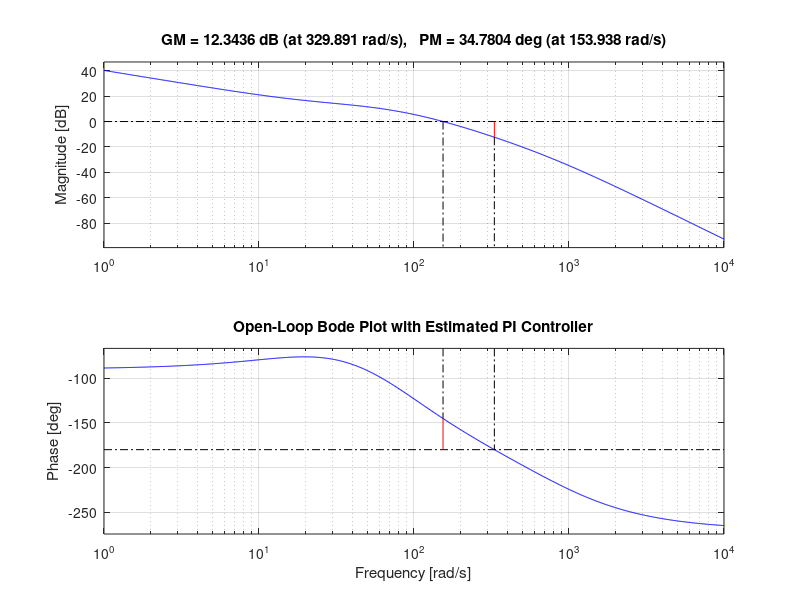
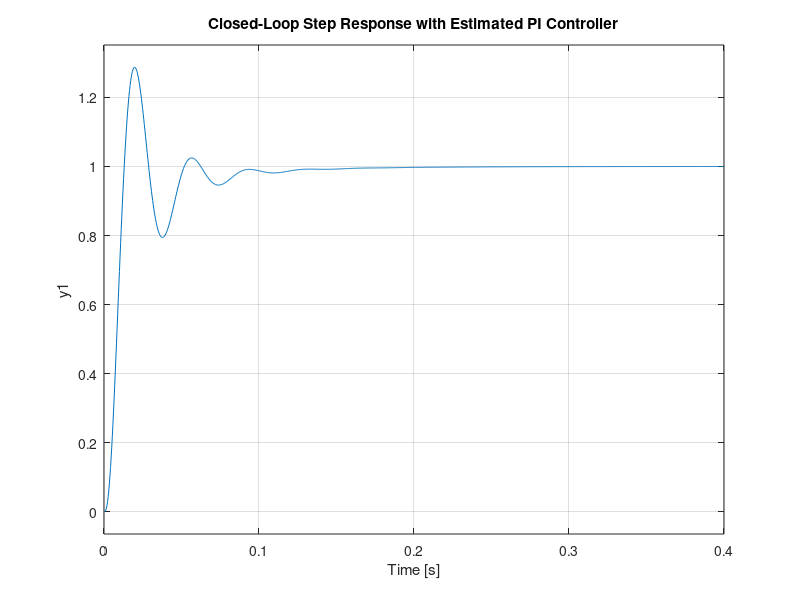

Write the MATLAB code that produced these figures, in order.
clear; close all;

s = tf('s');

%% Transfer functions

% motor
Gm = 0.257 / ((1.22e-6)*s^2 + (1.04e-3)*s + 0.07);

% fv converter
Rfv = 122e3;
Cfv = 0.1e-6;
Gfv = 1 / (1 + s*Rfv*Cfv);

% plant
P = Gm * Gfv;

%% choose PI zero and crossover target
fz = 3.29;
fc = 24.5;

wz = 2*pi*fz;
wc = 2*pi*fc;

%% Evaluate plant magnitude at crossover

magP = abs(squeeze(freqresp(P, wc)));

%% Estimate Kp and Ki

Gc_factor = sqrt(1 + (wz/wc)^2);

Kp = 1 / (magP * Gc_factor);
Ki = wz * Kp;

fprintf('Chosen PI zero: %.2f Hz\n', fz);
fprintf('Chosen crossover target: %.2f Hz\n', fc);
fprintf('Plant magnitude at crossover: %.6g\n', magP);
fprintf('Estimated Kp: %.6g\n', Kp);
fprintf('Estimated Ki: %.6g\n', Ki);
fprintf('Resulting PI zero: %.4f Hz\n', Ki/(2*pi*Kp));

%% Build controller and loop
Gc = Kp + Ki/s;
L = Gc * P;
T = feedback(L,1);

%% Plot open loop bode estimate
figure;
margin(L);
grid on;
title('Open-Loop Bode Plot with Estimated PI Controller');

%% Plot closed loop step response estimate
figure;
step(T);
grid on;
title('Closed-Loop Step Response with Estimated PI Controller');

%% Give margins
[Gm_margin, Pm, Wcg, Wcp] = margin(L);

fprintf('\nGain margin (absolute): %.4g\n', Gm_margin);
fprintf('Phase margin (deg): %.2f\n', Pm);
fprintf('Gain crossover frequency: %.4f rad/s = %.4f Hz\n', Wcg, Wcg/(2*pi));
fprintf('Phase crossover frequency: %.4f rad/s = %.4f Hz\n', Wcp, Wcp/(2*pi));

%% dipslay poles
disp('Motor poles (Hz):');
disp(abs(pole(Gm))/(2*pi));

disp('F/V pole (Hz):');
disp(abs(pole(Gfv))/(2*pi));

disp('Open-loop poles (Hz):');
disp(abs(pole(L))/(2*pi));
